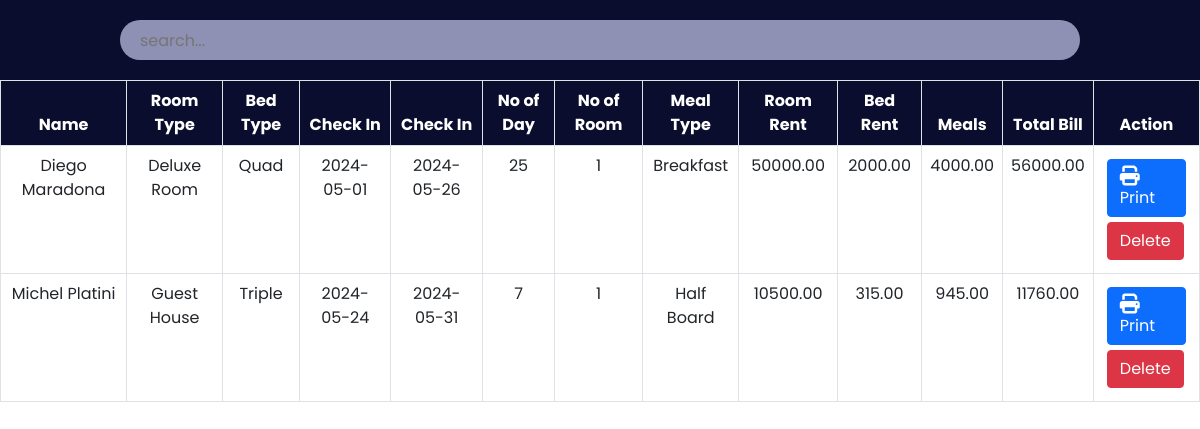
Screenshot of /admin/payment.php with the database file from the repository.
### tables this page shows
CREATE TABLE `payment` (
  `id` int(30) NOT NULL,
  `Name` varchar(30) NOT NULL,
  `Email` varchar(30) NOT NULL,
  `RoomType` varchar(30) NOT NULL,
  `Bed` varchar(30) NOT NULL,
  `NoofRoom` int(30) NOT NULL,
  `cin` date NOT NULL,
  `cout` date NOT NULL,
  `noofdays` int(30) NOT NULL,
  `roomtotal` double(8,2) NOT NULL,
  `bedtotal` double(8,2) NOT NULL,
  `meal` varchar(30) NOT NULL,
  `mealtotal` double(8,2) NOT NULL,
  `finaltotal` double(8,2) NOT NULL
);

### admin/payment.php (the view, shortened to what this page needs)
<?php
    include '../config.php';
?>
<!DOCTYPE html>
<html lang="en">
<head>
    <link href="https://cdn.jsdelivr.net/npm/bootstrap@5.0.2/dist/css/bootstrap.min.css" rel="stylesheet">
    <link rel="stylesheet" href="https://cdnjs.cloudflare.com/ajax/libs/font-awesome/6.2.0/css/all.min.css"/>
	<link rel="stylesheet" href="css/roombook.css">
</head>
<body>
	<div class="searchsection">
        <input type="text" name="search_bar" id="search_bar" placeholder="search..." onkeyup="searchFun()">
    </div>
    <div class="roombooktable" class="table-responsive-xl">
        <?php
            $paymanttablesql = "SELECT * FROM payment";
            $paymantresult = mysqli_query($conn, $paymanttablesql);
        ?>
        <table class="table table-bordered" id="table-data">
            <thead>
                <tr>
                    <th scope="col">Name</th>
                    <th scope="col">Room Type</th>
                    <th scope="col">Bed Type</th>
                    <th scope="col">Check In</th>
                    <th scope="col">Check In</th>
					<th scope="col">No of Day</th>
                    <th scope="col">No of Room</th>
					<th scope="col">Meal Type</th>
                    <th scope="col">Room Rent</th>
                    <th scope="col">Bed Rent</th>
                    <th scope="col">Meals</th>
					<th scope="col">Total Bill</th>
                    <th scope="col">Action</th>
                </tr>
            </thead>
            <tbody>
            <?php
            while ($res = mysqli_fetch_array($paymantresult)) {
            ?>
                <tr>
                    <td><?php echo $res['Name'] ?></td>
                    <td><?php echo $res['RoomType'] ?></td>
                    <td><?php echo $res['Bed'] ?></td>
					<td><?php echo $res['cin'] ?></td>
                    <td><?php echo $res['cout'] ?></td>
					<td><?php echo $res['noofdays'] ?></td>
                    <td><?php echo $res['NoofRoom'] ?></td>
                    <td><?php echo $res['meal'] ?></td>
                    <td><?php echo $res['roomtotal'] ?></td>
					<td><?php echo $res['bedtotal'] ?></td>
					<td><?php echo $res['mealtotal'] ?></td>
					<td><?php echo $res['finaltotal'] ?></td>
                    <td class="action">
                        <a href="invoiceprint.php?id= <?php echo $res['id']?>"><button class="btn btn-primary"><i class="fa-solid fa-print"></i>Print</button></a>
						<a href="paymantdelete.php?id=<?php echo $res['id']?>"><button class="btn btn-danger">Delete</button></a>
                    </td>
                </tr>
            <?php
            }
            ?>
            </tbody>
        </table>
    </div>
</body>
</html>

### admin/css/roombook.css (style rules this page uses)
:root { --bg-text-shadow: 0 2px 4px rgb(13 0 77 / 8%), 0 3px 6px rgb(13 0 77 / 8%), 0 8px 16px rgb(13 0 77 / 8%); --bg-box-shadow: 0px 0px 20px 6px rgba(26, 30, 164, 0.31); }
body { background-color: #ffff; }
* { margin: 0; padding: 0; font-family: 'Poppins', sans-serif; }
i { font-size: 20px; }
.searchsection { height: 80px; width: 100%; display: flex; justify-content: space-evenly; align-items: center; background-color: #0a0d2d; position: fixed; z-index: 500; }
#search_bar { height: 40px; width: 80%; border: none; background-color: rgba(195, 198, 233, 0.714); padding-left: 20px; border-radius: 30px; }
a { color: black; }
.roombooktable { position: absolute; color: #0a0d2d; margin-top: 80px; width: 100%; height: 100vh; padding-bottom: 900px; }
.roombooktable thead { background-color: #0a0d2d; color: white; text-align: center; }
.roombooktable tbody { text-align: center; }
.action a { text-decoration: none; }
.action button { display: flex; flex-wrap: wrap; margin: 5px; }

### rows the page displays
payment: Name "Diego Maradona", RoomType "Deluxe Room", Bed "Quad", cin "2024-05-01", cout "2024-05-26", noofdays "25", NoofRoom "1", meal "Breakfast", roomtotal "50000.00", bedtotal "2000.00", mealtotal "4000.00", finaltotal "56000.00"
payment: Name "Michel Platini", RoomType "Guest House", Bed "Triple", cin "2024-05-24", cout "2024-05-31", noofdays "7", NoofRoom "1", meal "Half Board", roomtotal "10500.00", bedtotal "315.00", mealtotal "945.00", finaltotal "11760.00"
